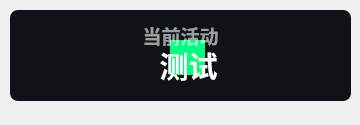
<?xml version="1.0" encoding="UTF-8"?>
<ui version="4.0">
 <class>Theme</class>
 <widget class="QWidget" name="Form">
  <property name="geometry">
   <rect>
    <x>0</x>
    <y>0</y>
    <width>360</width>
    <height>125</height>
   </rect>
  </property>
  <property name="minimumSize">
   <size>
    <width>0</width>
    <height>100</height>
   </size>
  </property>
  <property name="maximumSize">
   <size>
    <width>16777215</width>
    <height>65536</height>
   </size>
  </property>
  <property name="windowTitle">
   <string>当前活动</string>
  </property>
  <widget class="QPushButton" name="subject">
   <property name="geometry">
    <rect>
     <x>10</x>
     <y>40</y>
     <width>341</width>
     <height>51</height>
    </rect>
   </property>
   <property name="font">
    <font>
     <family>Microsoft YaHei UI</family>
     <pointsize>22</pointsize>
     <weight>75</weight>
     <bold>true</bold>
    </font>
   </property>
   <property name="styleSheet">
    <string notr="true">QPushButton {
        qproperty-iconSize: 24px;
        color: white;
		border: none;
		color: rgba(255, 255, 255, 255);
		font-weight: bold
    }
</string>
   </property>
   <property name="text">
    <string>  测试</string>
   </property>
   <property name="icon">
    <iconset>
     <normaloff>:/svg/img/subject/it.svg</normaloff>:/svg/img/subject/it.svg</iconset>
   </property>
   <property name="iconSize">
    <size>
     <width>24</width>
     <height>24</height>
    </size>
   </property>
  </widget>
  <widget class="QLabel" name="blurEffect">
   <property name="geometry">
    <rect>
     <x>170</x>
     <y>40</y>
     <width>35</width>
     <height>35</height>
    </rect>
   </property>
   <property name="styleSheet">
    <string notr="true">background-color: rgb(0, 255, 127);
border-radius:20px</string>
   </property>
   <property name="text">
    <string/>
   </property>
  </widget>
  <widget class="QLabel" name="sub_title">
   <property name="geometry">
    <rect>
     <x>30</x>
     <y>0</y>
     <width>301</width>
     <height>71</height>
    </rect>
   </property>
   <property name="font">
    <font>
     <family>Microsoft YaHei UI</family>
     <pointsize>14</pointsize>
     <weight>75</weight>
     <bold>true</bold>
    </font>
   </property>
   <property name="styleSheet">
    <string notr="true">color: rgba(255, 255, 255, 150);
font-weight: bold;</string>
   </property>
   <property name="text">
    <string>当前活动</string>
   </property>
   <property name="textFormat">
    <enum>Qt::PlainText</enum>
   </property>
   <property name="alignment">
    <set>Qt::AlignCenter</set>
   </property>
  </widget>
  <widget class="QLabel" name="backgnd">
   <property name="geometry">
    <rect>
     <x>10</x>
     <y>10</y>
     <width>341</width>
     <height>91</height>
    </rect>
   </property>
   <property name="styleSheet">
    <string notr="true">background-color: rgba(15, 18, 22, 255);
border-radius: 8px</string>
   </property>
   <property name="text">
    <string/>
   </property>
  </widget>
  <zorder>backgnd</zorder>
  <zorder>blurEffect</zorder>
  <zorder>sub_title</zorder>
  <zorder>subject</zorder>
 </widget>
 <resources/>
 <connections/>
</ui>
